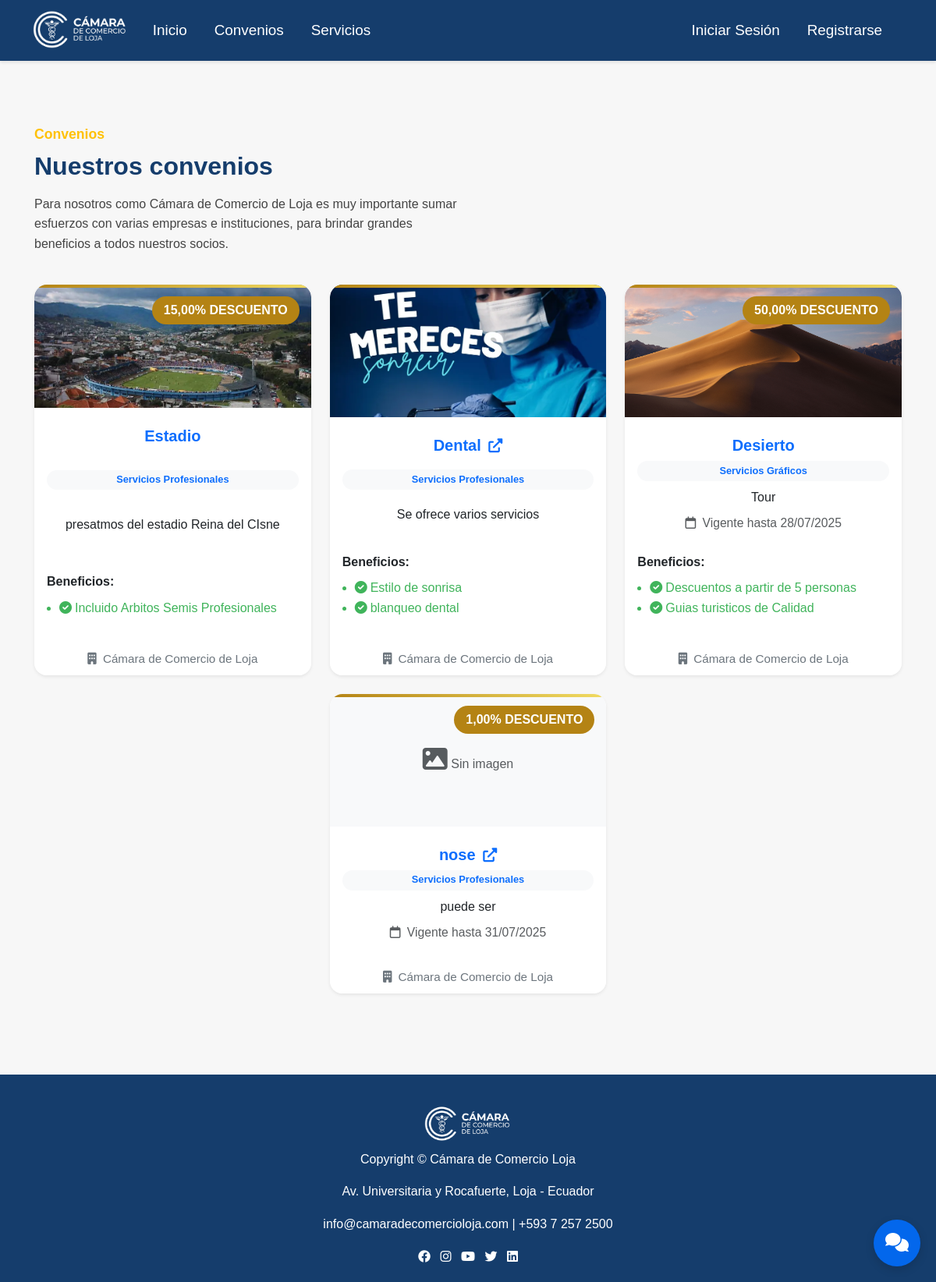
/convenios/, run on an earlier commit of the app's database.
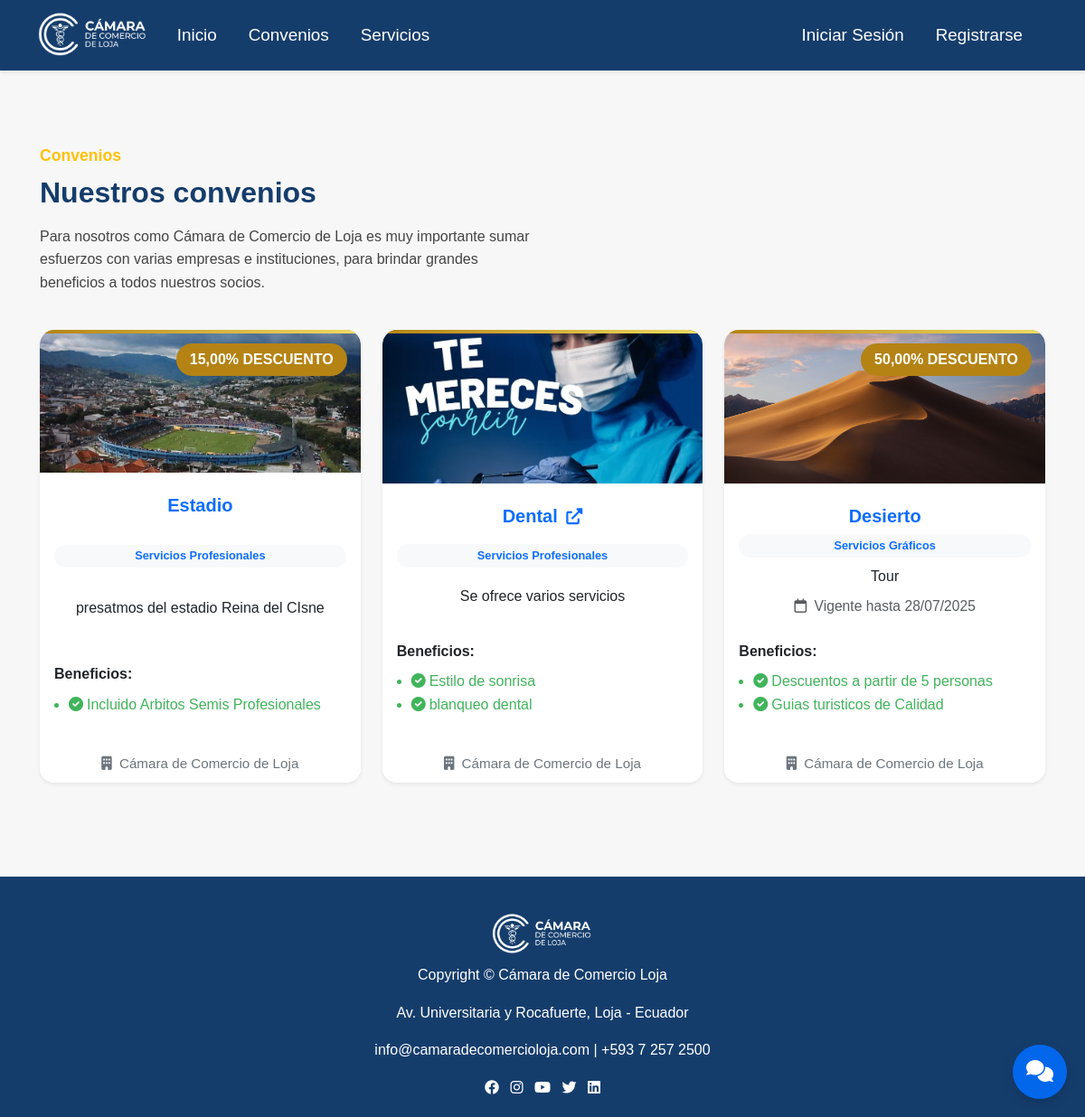
And on a later commit of the database.
### camara/models.py (models this page shows, shortened)
class Convenio(models.Model):
    CATEGORIA_CHOICES = [
        ('financieros', 'Servicios Financieros'),
        ('turismo', 'Turismo y Hotelería'),
        ('profesionales', 'Servicios Profesionales'),
        ('graficos', 'Servicios Gráficos'),
    ]
    nombre = models.CharField(max_length=255)
    descripcion = models.TextField(null=True, blank=True)
    imagen = models.ImageField(upload_to='convenios/', null=True, blank=True)
    fecha_fin = models.DateField(null=True, blank=True)
    categoria = models.CharField(
        max_length=20,
        choices=CATEGORIA_CHOICES,
        default='financieros'
    )
    tiene_descuento = models.BooleanField(default=False)  # Nuevo campo
    porcentaje_descuento = models.DecimalField(max_digits=5, decimal_places=2, null=True, blank=True)  # Nuevo campo
    enlace = models.URLField("Enlace externo", null=True, blank=True)  # Nuevo campo

class Beneficio(models.Model):
    convenio = models.ForeignKey(Convenio, on_delete=models.SET_NULL, null=True)
    descripcion = models.TextField(null=True, blank=True)

### camara/views.py (the view)
# urls.py: path('convenios/', views.convenios, name='convenios'),
def convenios(request):
    convenios = Convenio.objects.all()
    return render(request, 'vista_publica/convenios.html', {'convenios': convenios})

### camara/template/vista_publica/convenios.html (shortened to what this page needs)
{% extends "master.html" %}
{% load static %}
{% block content %}
<div class="container mt-5">
    <div class="row align-items-center mb-4">
        <div class="col-md-6">
            <span class="convenios-subtitulo">Convenios</span>
            <h2 class="convenios-titulo mt-2">Nuestros convenios</h2>
            <p class="convenios-descripcion mt-3">
                Para nosotros como Cámara de Comercio de Loja es muy importante sumar esfuerzos con varias empresas e
                instituciones, para brindar grandes beneficios a todos nuestros socios.
            </p>
        </div>
    </div>
    <div class="row justify-content-center">
        {% for convenio in convenios %}
        <div class="col-md-4 mb-4 d-flex align-items-stretch">
            <div class="card shadow-sm h-100 w-100 border-0 rounded-4 card-convenio position-relative">
                {% if convenio.imagen %}
                <img src="{{ convenio.imagen.url }}" alt="{{ convenio.nombre }}" class="card-img-top rounded-top-4"
                    style="max-height:170px;object-fit:cover;">
                {% else %}
                <div class="card-img-top bg-light d-flex align-items-center justify-content-center rounded-top-4"
                    style="height:170px;">
                    <span class="text-muted"><i class="fas fa-image fa-2x"></i> Sin imagen</span>
                </div>
                {% endif %}
                {% if convenio.tiene_descuento and convenio.porcentaje_descuento %}
                <span class="discount-badge">{{ convenio.porcentaje_descuento }}% DESCUENTO</span>
                {% endif %}
                <div class="card-body text-center d-flex flex-column justify-content-between">
                    {% if convenio.enlace %}
                    <h5 class="card-title mt-2 fw-bold text-primary">
                        <a href="{{ convenio.enlace }}" target="_blank" style="text-decoration:none;color:inherit;">
                            {{ convenio.nombre }}
                            <i class="fas fa-external-link-alt ms-1" style="font-size:0.9em;"></i>
                        </a>
                    </h5>
                    {% else %}
                    <h5 class="card-title mt-2 fw-bold text-primary">{{ convenio.nombre }}</h5>
                    {% endif %}
                    <span class="badge bg-light text-primary mb-2">
                        {{ convenio.get_categoria_display }}
                    </span>
                    <p class="card-text mb-2">{{ convenio.descripcion }}</p>
                    {% if convenio.fecha_fin %}
                    <div class="text-muted mb-2" style="font-size:0.98em;">
                        <i class="fa-regular fa-calendar me-1"></i>
                        Vigente hasta {{ convenio.fecha_fin|date:"d/m/Y" }}
                    </div>
                    {% endif %}
                    {% with beneficios=convenio.beneficio_set.all %}
                    {% if beneficios %}
                    <div class="mt-3 text-start">
                        <strong>Beneficios:</strong>
                        <ul class="ps-3" style="margin-top:8px;">
                            {% for beneficio in beneficios %}
                            <li style="color:#40b45b;">
                                <i class="fas fa-check-circle me-1"></i>{{ beneficio.descripcion }}
                            </li>
                            {% endfor %}
                        </ul>
                    </div>
                    {% endif %}
                    {% endwith %}
                </div>
                <div class="card-footer bg-white border-0 text-center">
                    <span class="text-secondary" style="font-size:0.95em;">
                        <i class="fas fa-building me-1"></i> Cámara de Comercio de Loja
                    </span>
                </div>
            </div>
        </div>
        {% empty %}
        <div class="col-12">
            <div class="alert alert-info text-center">No hay convenios registrados.</div>
        </div>
        {% endfor %}
    </div>
</div>
{% endblock %}

### camara/template/master.html (shortened to what this page needs)
{% load static %}
<!DOCTYPE html>
<html lang="es">
<head>
    <link href="https://cdn.jsdelivr.net/npm/bootstrap@5.3.0/dist/css/bootstrap.min.css" rel="stylesheet">
    <link href="https://cdnjs.cloudflare.com/ajax/libs/font-awesome/6.0.0/css/all.min.css" rel="stylesheet">
    <link rel="stylesheet" href="{% static 'css/style.css' %}">
    <link rel="stylesheet" href="{% static 'css/Formularios.css' %}">
    <link rel="stylesheet" href="{% static 'css/admin.css' %}">
    <link rel="stylesheet" href="{% static 'css/afiliacion_detalle.css' %}">
    <link rel="stylesheet" href="{% static 'css/registro.css' %}">
    <link rel="stylesheet" href="{% static 'css/home.css' %}">
</head>
<body>
    <nav class="navbar navbar-expand-lg navbar-custom">
        <div class="container">
            <a class="navbar-brand" href="{% url 'home' %}">
                <img src="{% static 'img/logo2.png' %}" alt="Logo" class="logo-img me-2"
                    style="height:52px;vertical-align:middle;">
            </a>
            <div class="collapse navbar-collapse" id="navbarNav">
                <ul class="navbar-nav me-auto">
                    {% if user.is_authenticated and user.is_superuser %}
                    <li class="nav-item">
                        <a class="nav-link" href="{% url 'admin_home' %}">Panel Admin</a>
                    </li>
                    <li class="nav-item">
                        <a class="nav-link" href="{% url 'admin_convenios_list' %}">Gestionar Convenios</a>
                    </li>
                    <li class="nav-item">
                        <a class="nav-link" href="{% url 'admin_servicios_list' %}">Gestionar Servicios</a>
                    </li>
                    <li class="nav-item">
                        <a class="nav-link" href="{% url 'admin_notificacion' %}">Notificaciones</a>
                    </li>
                    <li class="nav-item">
                        <a class="nav-link" href="{% url 'admin_reservas_list' %}">Reservas</a>
                    </li>
                    {% else %}
                    <li class="nav-item">
                        <a class="nav-link" href="{% url 'home' %}">Inicio</a>
                    </li>
                    <li class="nav-item">
                        <a class="nav-link" href="{% url 'convenios' %}">Convenios</a>
                    </li>
                    <li class="nav-item">
                        <a class="nav-link" href="{% url 'servicios_publicos' %}">Servicios</a>
                    </li>
                    {% endif %}
                </ul>
                <ul class="navbar-nav align-items-center flex-row">
                    {% if user.is_authenticated %}
                        {% if user.is_superuser or user.is_staff %}
                            <li class="nav-item dropdown">
                                <a class="nav-link dropdown-toggle" href="#" id="navbarDropdownAdmin" role="button"
                                    data-bs-toggle="dropdown">
                                    <i class="fas fa-user-shield me-1"></i>
                                    {% if user.nombre %}
                                        {{ user.nombre }}
                                    {% elif user.first_name %}
                                        {{ user.first_name }}
                                    {% else %}
                                        {{ user.username }}
                                    {% endif %}
                                </a>
                                <ul class="dropdown-menu">
                                    <li><a class="dropdown-item" href="/admin/">Panel Admin</a></li>
                                    <li>
                                        <hr class="dropdown-divider">
                                    </li>
                                    <li><a class="dropdown-item" href="{% url 'logout' %}">Cerrar Sesión</a></li>
                                </ul>
                            </li>
                        {% elif user.tipo_usuario == 'empresa' or user.tipo_usuario == 'socio' %}
                            <li class="nav-item dropdown d-flex align-items-center flex-row">
                                <a class="nav-link dropdown-toggle d-flex align-items-center" href="#" id="navbarDropdown" role="button"
                                    data-bs-toggle="dropdown" aria-expanded="false">
                                    <i class="fas fa-user me-1"></i>
                                    {% if user.nombre %}
                                        {{ user.nombre }}
                                    {% elif user.first_name %}
                                        {{ user.first_name }}
                                    {% else %}
                                        {{ user.username }}
                                    {% endif %}
                                </a>
                                <a class="nav-link position-relative ms-2" href="{% url 'notificaciones' %}" title="Notificaciones"
                                    style="padding-top:0.7rem;padding-bottom:0.7rem;">
                                    <i class="fas fa-bell"></i>
                                </a>
                                <ul class="dropdown-menu dropdown-menu-end" aria-labelledby="navbarDropdown">
                                    <li><a class="dropdown-item" href="{% url 'perfil_usuario' %}">Mi Perfil</a></li>
                                    <li><a class="dropdown-item" href="{% url 'historial_reservas' %}">Mis Reservas</a></li>
                                    <li>
                                        <hr class="dropdown-divider">
                                    </li>
                                    <li><a class="dropdown-item" href="{% url 'logout' %}">Cerrar Sesión</a></li>
                                </ul>
                            </li>
                        {% else %}
                            <li class="nav-item dropdown d-flex align-items-center flex-row">
                                <div class="d-flex align-items-center">
                                    <a class="nav-link dropdown-toggle" href="#" id="navbarDropdown" role="button"
                                        data-bs-toggle="dropdown">
                                        <i class="fas fa-user me-1"></i>
                                        {% if user.nombre %}
                                        {{ user.nombre }}
                                        {% elif user.first_name %}
                                        {{ user.first_name }}
                                        {% else %}
                                        {{ user.username }}
                                        {% endif %}
                                    </a>
                                    <a class="nav-link position-relative ms-2" href="{% url 'notificaciones' %}" title="Notificaciones"
                                        style="padding-top:0.7rem;padding-bottom:0.7rem;">
                                        <i class="fas fa-bell"></i>
                                    </a>
                                </div>
                                <ul class="dropdown-menu">
                                    <li><a class="dropdown-item" href="{% url 'perfil_usuario' %}">Mi Perfil</a></li>
                                    <li><a class="dropdown-item" href="{% url 'historial_reservas' %}">Mis Reservas</a></li>
                                    <li>
                                        <hr class="dropdown-divider">
                                    </li>
                                    <li><a class="dropdown-item" href="{% url 'logout' %}">Cerrar Sesión</a></li>
                                </ul>
                            </li>
                        {% endif %}
                    {% else %}
                    <li class="nav-item">
                        <a class="nav-link" href="{% url 'login' %}">Iniciar Sesión</a>
                    </li>
                    <li class="nav-item">
                        <a class="nav-link" href="{% url 'registro' %}">Registrarse</a>
                    </li>
                    {% endif %}
                </ul>
            </div>
        </div>
    </nav>
    <main>
        {% block content %}{% endblock %}
    </main>
    <footer class="footer mt-5">
        <div class="container text-center">
            <img src="{% static 'img/logo2.png' %}" alt="Cámara de Comercio Loja" height="48" class="mb-2">
            <p>Copyright © {{ now|date:"Y" }} Cámara de Comercio Loja</p>
            <p>Av. Universitaria y Rocafuerte, Loja - Ecuador</p>
            <p>
                <a href="mailto:info@camaradecomercioloja.com">info@camaradecomercioloja.com</a> |
                <a href="tel:+59372572500">+593 7 257 2500</a>
            </p>
            <div>
                <a href="https://www.facebook.com/camaraloja" target="_blank" class="me-2"><i
                        class="fa-brands fa-facebook"></i></a>
                <a href="https://www.instagram.com/camara_loja/" target="_blank" class="me-2"><i
                        class="fa-brands fa-instagram"></i></a>
                <a href="https://www.youtube.com/@camaradecomercioloja" target="_blank" class="me-2"><i
                        class="fa-brands fa-youtube"></i></a>
                <a href="https://twitter.com/CamaraLoja" target="_blank" class="me-2"><i
                        class="fa-brands fa-twitter"></i></a>
                <a href="https://www.linkedin.com" target="_blank"><i class="fa-brands fa-linkedin"></i></a>
            </div>
        </div>
    </footer>
    <button id="chatbot-toggle" class="chatbot-toggle" title="Asistente Virtual">
        <i class="fas fa-comments"></i>
    </button>
</body>
</html>

What changed in the data, as far as the page shows it:
removed Convenio: imagen "Sin imagen", porcentaje_descuento "1,00", nombre "nose", categoria "Servicios Profesionales", descripcion "puede ser", fecha_fin "31/07/2025"
